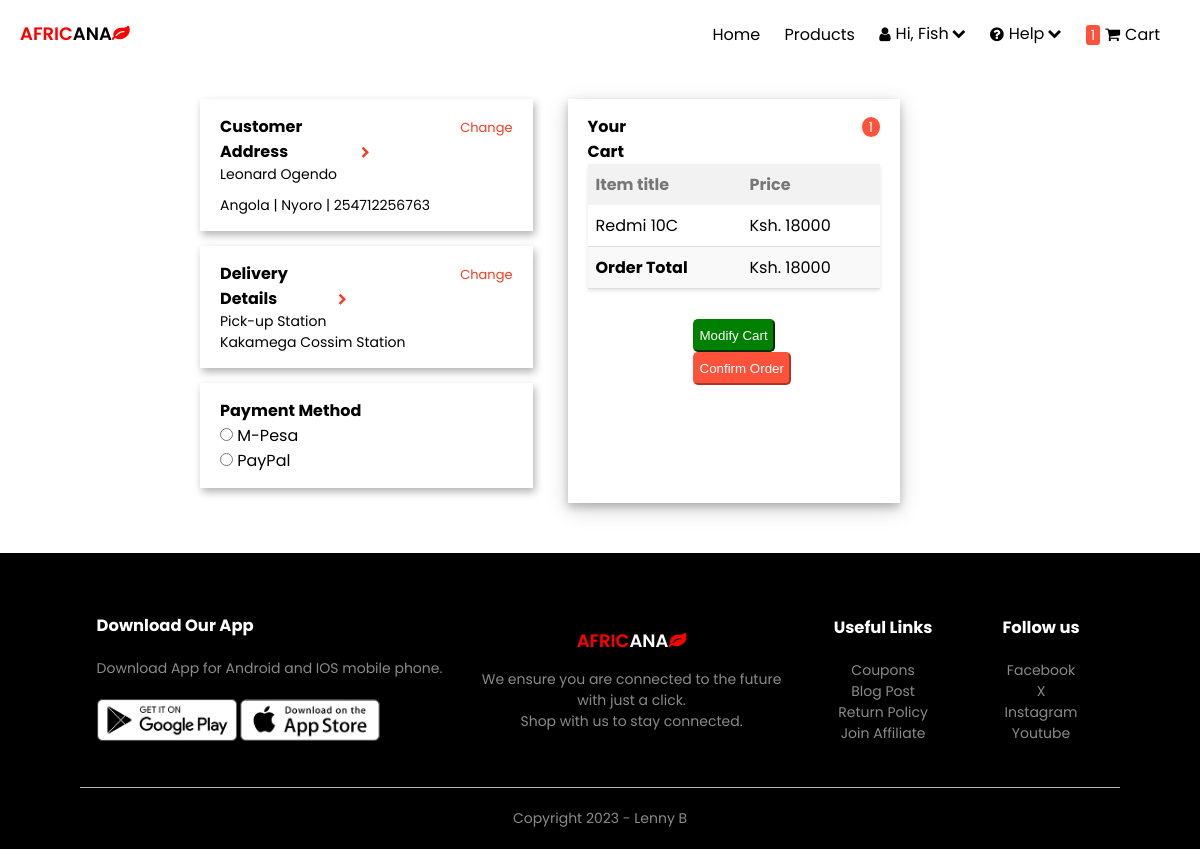
The app's page /checkout (signed in), older data.
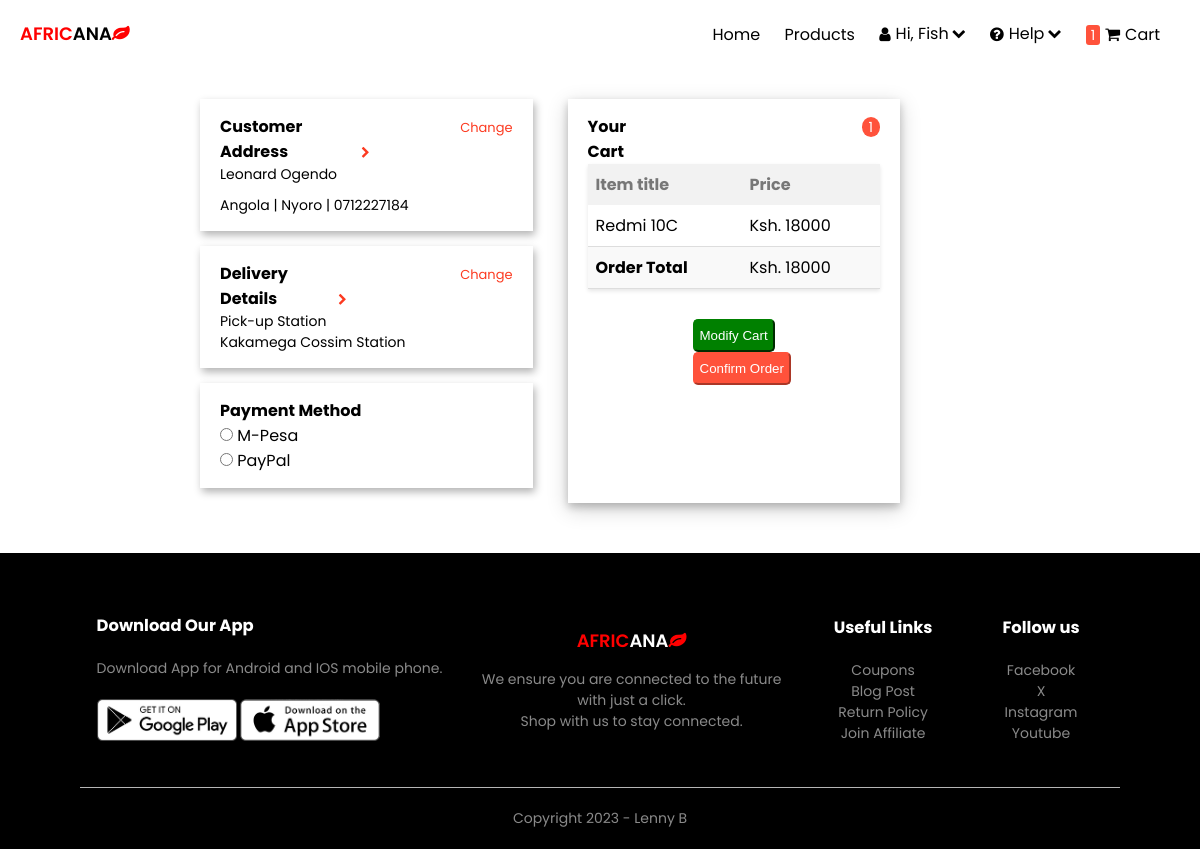
The same page, newer data.
### Core/models.py (models this page shows, shortened)
class CustomerDetail(models.Model):
    user = models.OneToOneField(User, on_delete=models.CASCADE)
    first_name = models.CharField(max_length=100)
    surname = models.CharField(max_length=100, null=True)
    country = models.CharField(max_length=100)
    town = models.CharField(max_length=100)
    phone_number = models.CharField(max_length=20)
    pickup_station = models.CharField(max_length=100)

### Core/views.py (the view, shortened to what this page needs)
# urls.py: path('checkout', views.CheckoutView.as_view(), name='checkout'),
class CheckoutView(View):
    def get(self, request, *args, **kwargs):
        if request.user.is_authenticated:
            try:
                order = Order.objects.get(user=request.user, ordered=False)
                context = {
                    'customer_details':CustomerDetail.objects.get(user=request.user),
                    'object': order
                }
                return render(request, 'checkout.html', context)
            except ObjectDoesNotExist:
                messages.info(request, 'You do not have an active order.')
                return redirect('Core:productslistview')
        else:
            return redirect('account_login')

### Core/models.py (called while the page is built)
    def get_total_item_price(self):
        return self.quantity * self.item.price

    def get_final_price(self):
        return self.get_total_item_price()

    def get_total(self):
        total = 0
        for order_item in self.items.all():
            total += order_item.get_final_price()
        return total

### Core/templatetags/cart_template_tag.py (called while the page is built)
@register.filter
def cart_item_count(user):
    if user.is_authenticated:
        qs = Order.objects.filter(user=user)
        if qs.exists():
            return qs[0].items.count()
    return 0

### templates/checkout.html (shortened to what the changed rows need)
{% load static %}
{% load cart_template_tag %}
<!DOCTYPE html>
<html>
<head>
    <head>
        <link rel="stylesheet" href="{% static 'cart-order.css' %}">
        <link rel="stylesheet" href="https://stackpath.bootstrapcdn.com/font-awesome/4.7.0/css/font-awesome.min.css">
        <link rel="stylesheet" href="https://cdn.jsdelivr.net/npm/swiper@9/swiper-bundle.min.css"/>
        <link rel="stylesheet" href="https://stackpath.bootstrapcdn.com/font-awesome/4.7.0/css/font-awesome.min.jss">
    </head>
</head>
<body>
    <section class="main">
    {% if customer_details %}
        <section class="checkout">
            <form id="checkout-form" method="POST" action="{% url 'Core:checkout'%}">
                <div class="flex-box">
                    <div class="chkout-box">
                        <div class="cbox">
                            <div class="mini-fbox">
                                <div><h4>Customer Address</h4></div>
                                <div><a id="anchor1" href="{% url 'Core:customer-details-view' %}">Change<i id="chv-right" class="fa fa-chevron-right"></i></a></div>
                            </div>
                            <p>{{ customer_details.first_name }} {{ customer_details.surname}}</p>
                            <p style="margin-top: 10px;">{{ customer_details.country }} | {{ customer_details.town }} | {{ customer_details.phone_number }}
                        </div>
                        <div class="cbox">
                            <div class="mini-fbox">
                                <div><h4>Delivery Details</h4></div>
                                <div><a id="anchor2" href="{% url 'Core:customer-details-view' %}">Change<i id="chv-right" class="fa fa-chevron-right"></i></a></div>
                            </div>
                            <p>Pick-up Station</p>
                            <p>{{ customer_details.pickup_station }}</p>
                        </div>
                        <div class="cbox">
                            <h4>Payment Method</h4>
                            <input type="radio" id="mpesa" name="payment_method" value="mpesa">
                            <label for="mpesa">M-Pesa</label>
                            <br>
                            <input type="radio" id="paypal" name="payment_method" value="paypal">
                            <label for="paypal">PayPal</label>
                        </div>
                    </div>
                    <div class="chkout-box" id="chk-cart">
                        <div class="mini-fbox">
                            <div><h4>Your Cart</h4></div>
                            <div><span class="cart-count2">{{ request.user|cart_item_count }}</div>
                        </div>
                        <div class="chkcart">
                            <table>
                                <thead>
                                    <tr>
                                        <th scope="col">Item title</th>
                                        <th scope="col">Price</th>
                                    </tr>
                                </thead>
                                <tbody>
                                    {% for order_item in object.items.all %}
                                    <tr>
                                        <td>{{order_item.item.title}}</td>
                                        <td>Ksh. {{order_item.item.price}}</td>
                                    </tr>
                                    {% endfor %}
                                    <tr>
                                        <td><b>Order Total</b></td>
                                        <td colspan="1">Ksh. {{object.get_total}}</td>
                                    </tr>
                            </table>
                        </div>
                        <div class="checkout-btns">
                            <button id="chk-btn1">Modify Cart</button>
                            <button type="submit" id="chk-btn2" >Confirm Order</button>
                        </div>
                    </div>
                </div>
        </form>
        </section>
        {% else %}
        <div class="chk-alt-content">
            <p> Customer details not found. Please complete<br> your profile before placing your order.</p>
            <a href="{% url 'Core:customer-details-view' %}"><button id="alt-content-btn">Complete Profile</button></a>
        </div>
        {% endif %}
        </section>
</body>
</html>

Row changes from the older to the newer data that the page shows:
changed CustomerDetail "Leonard": phone_number "254712256763" → "0712227184"
